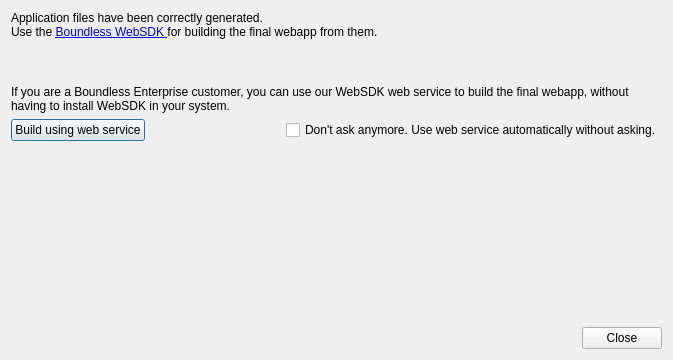
<?xml version="1.0" encoding="UTF-8"?>
<ui version="4.0">
 <class>Dialog</class>
 <widget class="QDialog" name="Dialog">
  <property name="geometry">
   <rect>
    <x>0</x>
    <y>0</y>
    <width>673</width>
    <height>360</height>
   </rect>
  </property>
  <property name="windowTitle">
   <string>Build App</string>
  </property>
  <layout class="QVBoxLayout" name="verticalLayout_2">
   <item>
    <widget class="QLabel" name="label">
     <property name="text">
      <string>Application files have been correctly generated.&lt;br&gt;
Use the  &lt;a href='https://connect.boundlessgeo.com/docs/suite/sdk/latest/'&gt; Boundless WebSDK &lt;/a&gt; for building the final webapp from them.</string>
     </property>
    </widget>
   </item>
   <item>
    <spacer name="verticalSpacer_2">
     <property name="orientation">
      <enum>Qt::Vertical</enum>
     </property>
     <property name="sizeType">
      <enum>QSizePolicy::Preferred</enum>
     </property>
     <property name="sizeHint" stdset="0">
      <size>
       <width>20</width>
       <height>40</height>
      </size>
     </property>
    </spacer>
   </item>
   <item>
    <widget class="QLabel" name="label_2">
     <property name="sizePolicy">
      <sizepolicy hsizetype="MinimumExpanding" vsizetype="Preferred">
       <horstretch>0</horstretch>
       <verstretch>0</verstretch>
      </sizepolicy>
     </property>
     <property name="text">
      <string>If you are a Boundless Enterprise customer, you can use our WebSDK web service to build the final webapp, without having to install WebSDK in your system.</string>
     </property>
     <property name="wordWrap">
      <bool>true</bool>
     </property>
    </widget>
   </item>
   <item>
    <layout class="QHBoxLayout" name="horizontalLayout_2"/>
   </item>
   <item>
    <layout class="QVBoxLayout" name="verticalLayout">
     <item>
      <layout class="QHBoxLayout" name="horizontalLayout">
       <property name="spacing">
        <number>0</number>
       </property>
       <item>
        <widget class="QPushButton" name="btnBuild">
         <property name="text">
          <string>Build using web service</string>
         </property>
        </widget>
       </item>
       <item>
        <spacer name="horizontalSpacer">
         <property name="orientation">
          <enum>Qt::Horizontal</enum>
         </property>
         <property name="sizeHint" stdset="0">
          <size>
           <width>40</width>
           <height>20</height>
          </size>
         </property>
        </spacer>
       </item>
       <item>
        <spacer name="horizontalSpacer_2">
         <property name="orientation">
          <enum>Qt::Horizontal</enum>
         </property>
         <property name="sizeHint" stdset="0">
          <size>
           <width>40</width>
           <height>20</height>
          </size>
         </property>
        </spacer>
       </item>
       <item>
        <widget class="QCheckBox" name="checkDontAsk">
         <property name="text">
          <string>Don't ask anymore. Use web service automatically without asking.</string>
         </property>
        </widget>
       </item>
      </layout>
     </item>
    </layout>
   </item>
   <item>
    <spacer name="verticalSpacer">
     <property name="orientation">
      <enum>Qt::Vertical</enum>
     </property>
     <property name="sizeHint" stdset="0">
      <size>
       <width>20</width>
       <height>40</height>
      </size>
     </property>
    </spacer>
   </item>
   <item>
    <widget class="QDialogButtonBox" name="buttonBox">
     <property name="orientation">
      <enum>Qt::Horizontal</enum>
     </property>
     <property name="standardButtons">
      <set>QDialogButtonBox::Close</set>
     </property>
    </widget>
   </item>
  </layout>
 </widget>
 <resources/>
 <connections>
  <connection>
   <sender>buttonBox</sender>
   <signal>accepted()</signal>
   <receiver>Dialog</receiver>
   <slot>accept()</slot>
   <hints>
    <hint type="sourcelabel">
     <x>248</x>
     <y>254</y>
    </hint>
    <hint type="destinationlabel">
     <x>157</x>
     <y>274</y>
    </hint>
   </hints>
  </connection>
  <connection>
   <sender>buttonBox</sender>
   <signal>rejected()</signal>
   <receiver>Dialog</receiver>
   <slot>reject()</slot>
   <hints>
    <hint type="sourcelabel">
     <x>316</x>
     <y>260</y>
    </hint>
    <hint type="destinationlabel">
     <x>286</x>
     <y>274</y>
    </hint>
   </hints>
  </connection>
 </connections>
</ui>
